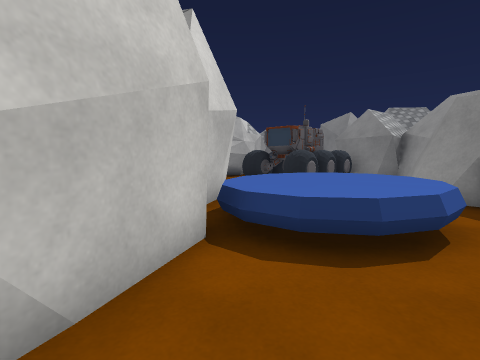
View 1 (above)

24 first-person views from a walk through a scene from a Unity 3-D project. The camera is 1.2 m above the floor, tilts 6° down and sees 85° across. The floor is counted in squares, 1 m on a side. Each view is taken from the middle of a square. On the plan, view 1 faces up. The plan holds only what a view shows up to about 12 squares ahead; the rest is blank. The place goes on beyond the plan. The player is left out. Some surface patterns are stand-ins.

View 2
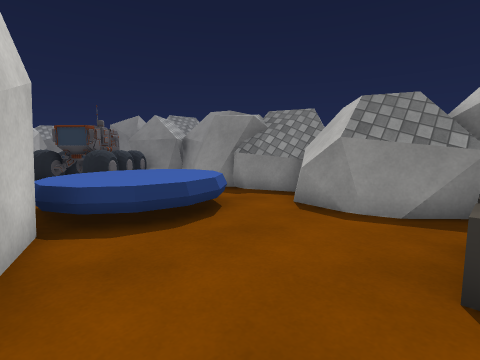

View 3
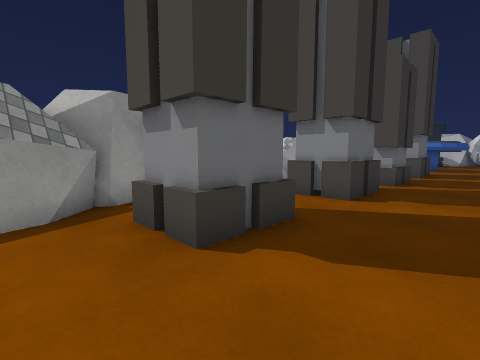

View 4
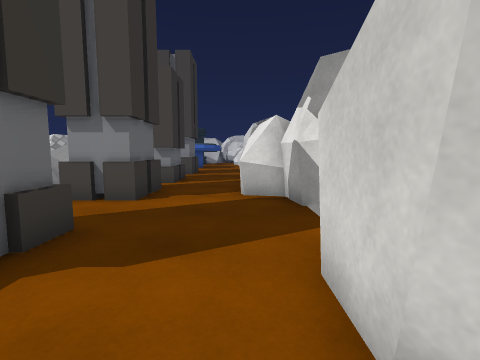

View 5
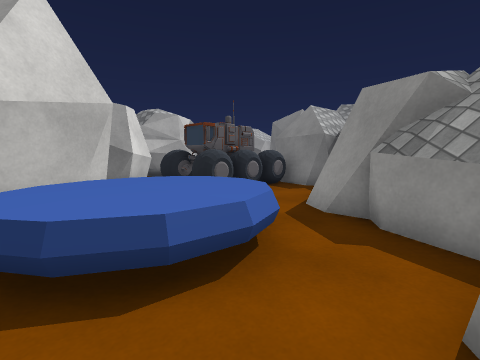

View 6
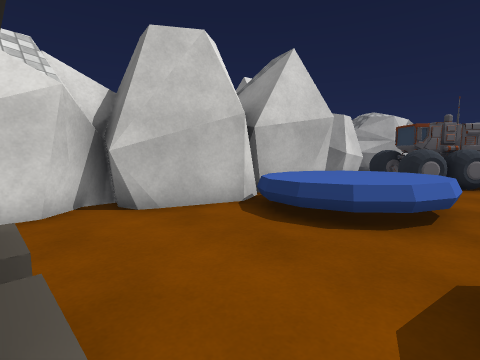

View 7
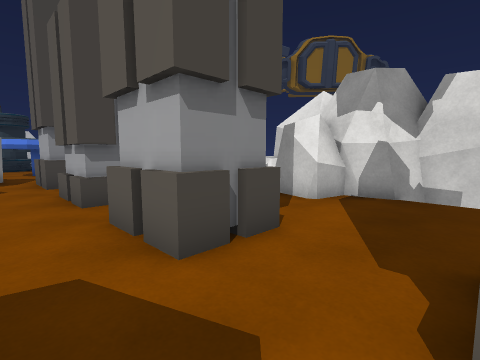

View 8
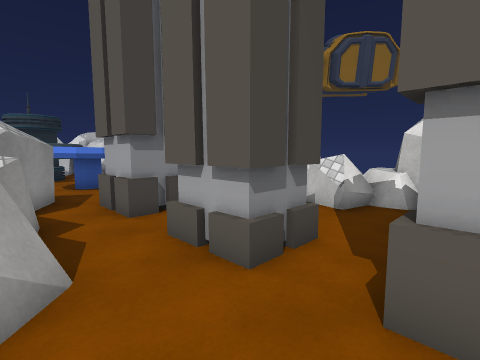

View 9
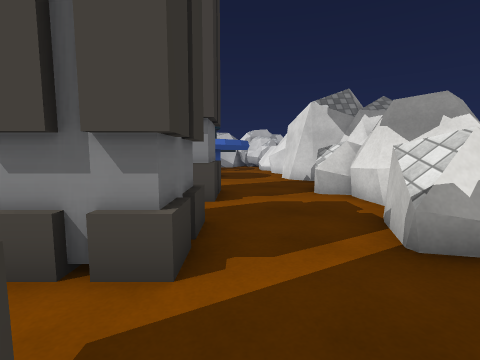

View 10
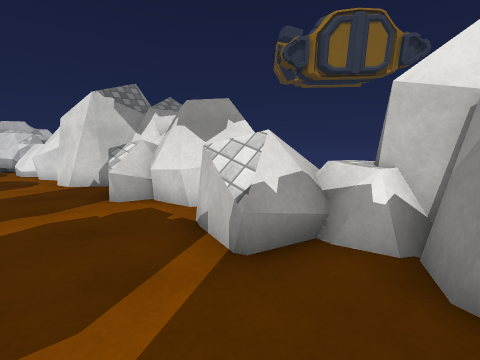

View 11
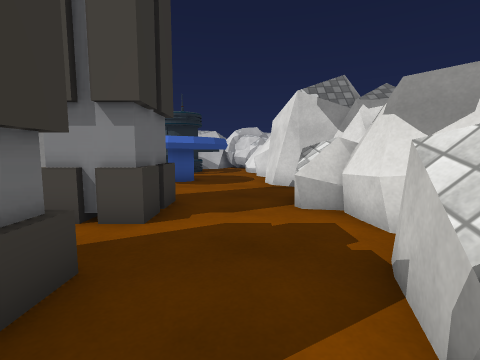

View 12
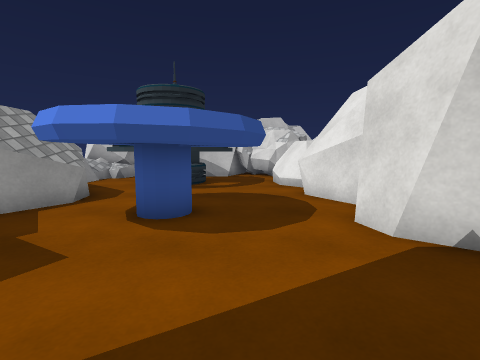

View 13
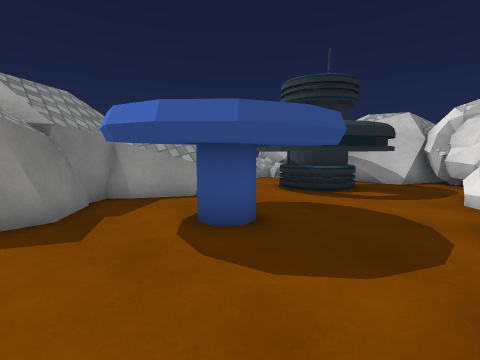

View 14
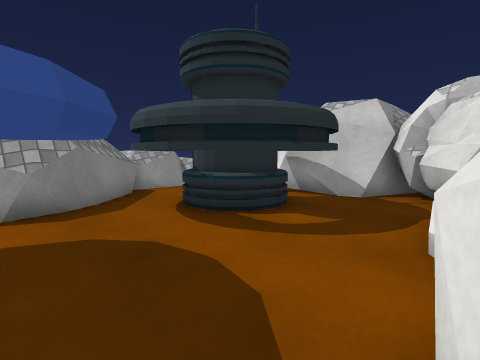

View 15
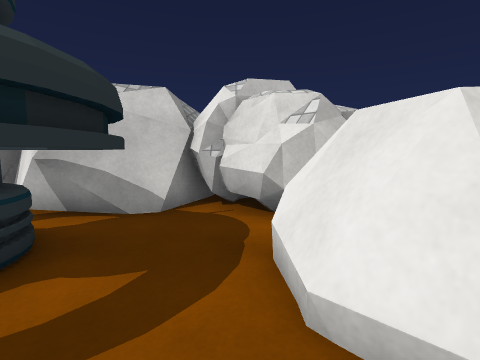

View 16
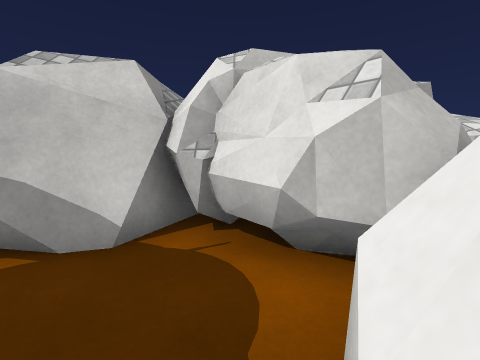

View 17
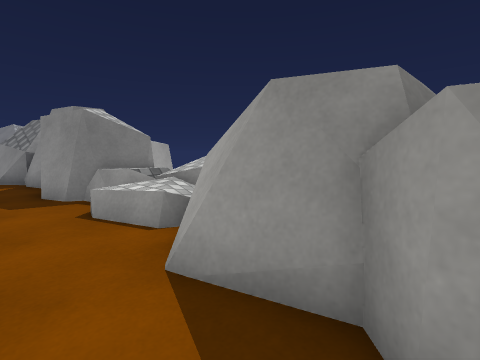

View 18
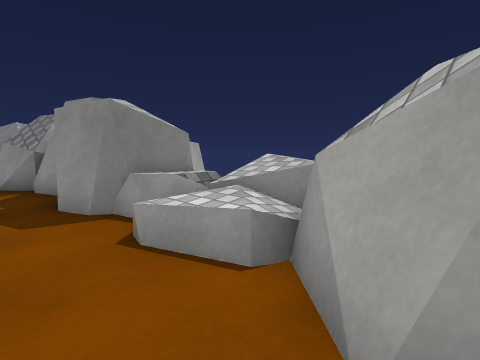

View 19
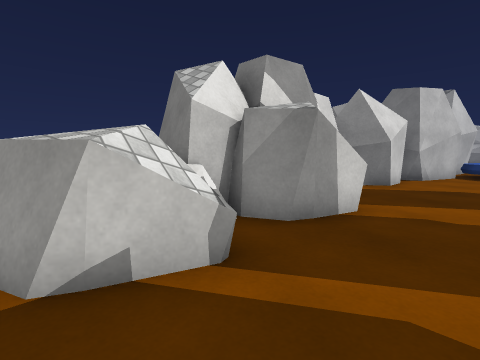

View 20
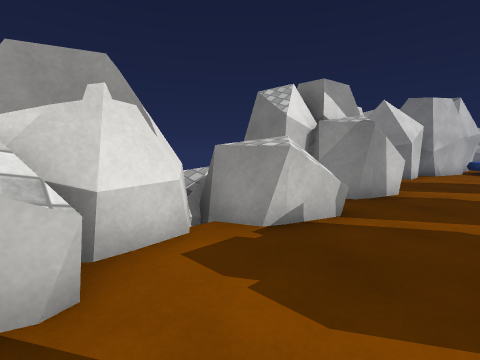

View 21
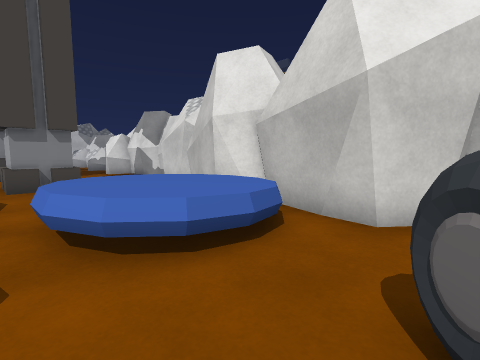

View 22
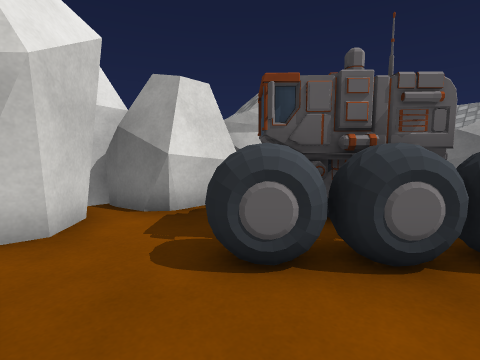

View 23
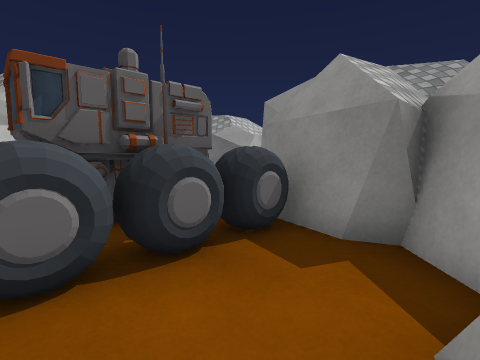

View 24
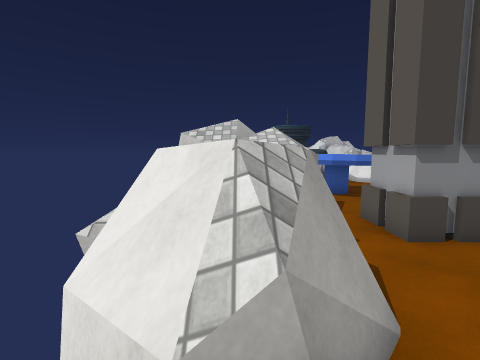

### Floor plan
Key: @ floor where view 1 was taken; # wall or solid block; . main floor; : floor 0.75 m higher than the main floor; + floor 1 m higher than the main floor; / step, stairs or slope; = window, fence, low wall or low ledge; ^ raised ledge; v drop or lower ground; O other object.
Columns run from 5 left of view 1 to 9 right of it. Each row starts with its distance up from view 1.
 13     ##    #
 12     #     #
 11     #OOOOO###
 10    ##.OOO..##
  9   ##...O...##
  8   ###.....##
  7     ##O...##
  6     #OOOO.##
  5     #OOOO..#
  4     #OOOO..^
  3     #.OO..##
  2   ###.....#
  1   ##......#
  0    #.@....##
 -1    #...##.##
 -2   ##...##..#
 -3   #....#O..#
 -4   #........###
 -5   #........###
 -6   ###..#O..=##
 -7    ##..##..//:+
 -8   ##.......///=
 -9 ###........=/v
-10  ^##=..##..###v
-11  ^^^...#O..####
-12  ###.......##
-13  ###.......^#
-14   ##...##..
-15   #^=..#O..#
-16   #^......##
-17   #.......#
-18   ##...OO.##
-19    #..OOOO #
-20    #..OOOO #
-21    #..OOOO^^
-22    ##..OO ^^
-23     #...OOO^
-24     #..OOOOO^
-25    ##..OOOOO==#
-26     #..OOO  ==
-27    O...OOO  #=
-28    OOO.OOO
-29  OOOOOOOO
-30  O   OOOO
-31        O

Where each view was taken, in squares from view 1:
view 1: 0 up, 0 right, facing up
view 2: 1 down, 1 left, facing up-right
view 3: 1 up, 1 left, facing down-right
view 4: 1 up, 1 left, facing down
view 5: 1 up, 3 right, facing up
view 6: 1 down, 4 right, facing up-left
view 7: 3 down, 5 right, facing down-left
view 8: 7 down, 6 right, facing down-left
view 9: 7 down, 1 right, facing down
view 10: 8 down, 1 right, facing down-left
view 11: 9 down, 0 right, facing down
view 12: 15 down, 1 right, facing down
view 13: 17 down, 1 left, facing down-right
view 14: 21 down, 1 left, facing down-right
view 15: 23 down, 0 right, facing down
view 16: 25 down, 0 right, facing down
view 17: 13 down, 4 right, facing up-right
view 18: 11 down, 4 right, facing up-right
view 19: 12 down, 1 right, facing up-left
view 20: 15 down, 1 right, facing up-left
view 21: 9 up, 4 right, facing down-left
view 22: 7 up, 4 right, facing up-left
view 23: 7 up, 4 right, facing up
view 24: 8 down, 7 right, facing down
